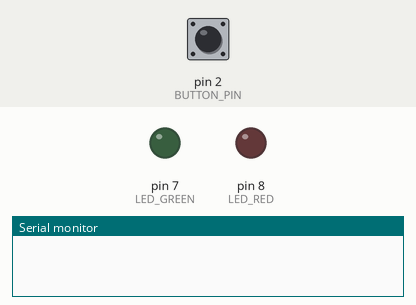
Recording of a program running on a simulated Arduino Mega 2560, built with avr-gcc and run on an emulated ATmega2560. Parts: output pins drawn as LEDs (lit = HIGH), the last lines printed to the serial monitor. Dashed ring = blinking. The inputs (shaded band) are chosen by the test bench; at power-on: pin 2 (BUTTON_PIN) HIGH.

Above: at 1.2 s.
1.3 s: pin 2 (BUTTON_PIN) pulled LOW for 0.15 s
At 2.0 s:
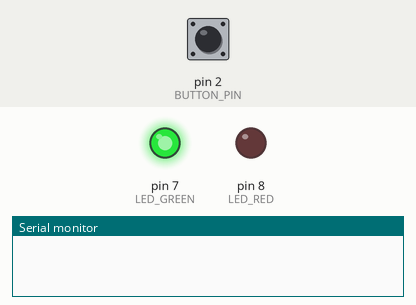
4.1 s: pin 2 (BUTTON_PIN) pulled LOW for 1 s
At 5.33 s:
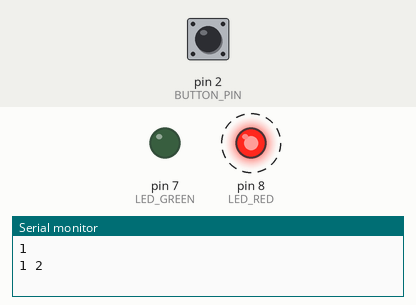
7.1 s: pin 2 (BUTTON_PIN) pulsed LOW 5 times (0.12 s each, 0.3 s apart)
At 9.17 s:
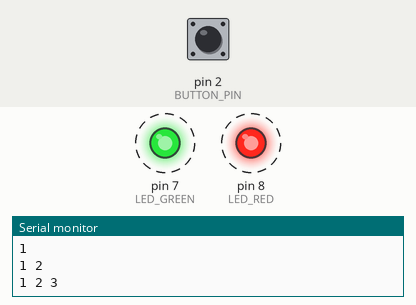
10.5 s: pin 2 (BUTTON_PIN) driven LOW
At 10.95 s:
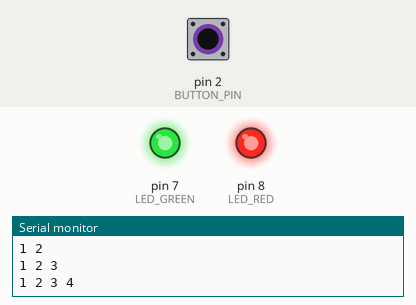
Timing chart, 0 to 14.5 s (numbered marks = the images above; inputs shaded):
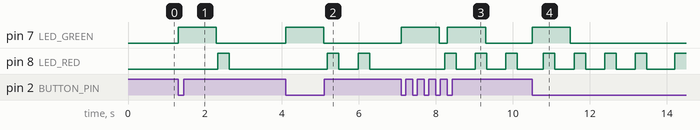

Measured:
- after the input at 1.3 s, pin 7 (LED_GREEN): LOW → HIGH at once, → LOW 0.99 s later; pin 8 (LED_RED): LOW → HIGH after 1.0 s, → LOW 0.30 s later
- after the input at 4.1 s, pin 7 (LED_GREEN): LOW → HIGH at once, → LOW 0.99 s later; pin 8 (LED_RED): alternates HIGH for 0.30 s and LOW for 0.50 s, starting after 1.1 s
- after the input at 7.1 s, pin 7 (LED_GREEN): alternates HIGH for 0.99 s and LOW for 0.21 s, starting at once; pin 8 (LED_RED): alternates HIGH for 0.30 s and LOW for 0.50 s, starting after 1.1 s
- after the input at 10.5 s, pin 7 (LED_GREEN): LOW → HIGH at once, → LOW 0.99 s later

The program:

main.cpp
```cpp
#include <Arduino.h>
#include <Arduino_FreeRTOS.h>
#include "semphr.h"
#include "tasks/task_button_led.h"
#include "tasks/task_sync.h"
#include "tasks/task_async.h"

SemaphoreHandle_t xButtonSemaphore;
QueueHandle_t xBufferQueue;

void setup() {
    Serial.begin(115200);

    xButtonSemaphore = xSemaphoreCreateBinary();
    xBufferQueue = xQueueCreate(20, sizeof(uint8_t));

    xTaskCreate(taskButtonLed, "ButtonLed", 128, NULL, 2, NULL);
    xTaskCreate(taskSync, "Sync", 256, NULL, 2, NULL);
    xTaskCreate(taskAsync, "Async", 256, NULL, 1, NULL);
}

void loop() {
    // FreeRTOS takes control
}
```

ed_button.cpp
```cpp
#include "ed_button.h"

Button::Button(int pin, unsigned long debounceDelay)
    : _pin(pin), _debounceDelay(debounceDelay) {}

void Button::begin() {
    pinMode(_pin, INPUT_PULLUP);
}

bool Button::isPressed() {
    bool reading = digitalRead(_pin);

    if (reading != _lastState) {
        _lastDebounceTime = millis();
    }

    _lastState = reading;
    return (reading == LOW) && (millis() - _lastDebounceTime > _debounceDelay);
}
```

ed_button.h
```cpp
#ifndef ED_BUTTON_H
#define ED_BUTTON_H

#include <Arduino.h>

class Button {
public:
    Button(int pin, unsigned long debounceDelay = 50);
    void begin();
    bool isPressed();

private:
    int _pin;
    unsigned long _debounceDelay;
    unsigned long _lastDebounceTime = 0;
    bool _lastState = HIGH;
};

#endif
```

ed_led.cpp
```cpp
#include "ed_led.h"

void ed_led_init(uint8_t pin) {
    pinMode(pin, OUTPUT);
    digitalWrite(pin, LOW);
}

void ed_led_on(uint8_t pin) {
    digitalWrite(pin, HIGH);
}

void ed_led_off(uint8_t pin) {
    digitalWrite(pin, LOW);
}

void ed_led_toggle(uint8_t pin) {
    digitalWrite(pin, !digitalRead(pin));
}
```

ed_led.h
```cpp
#ifndef ED_LED_H
#define ED_LED_H

#include <Arduino.h>

void ed_led_init(uint8_t pin);
void ed_led_on(uint8_t pin);
void ed_led_off(uint8_t pin);
void ed_led_toggle(uint8_t pin);

#endif
```

task_async.cpp
```cpp
#include "task_async.h"

void taskAsync(void *pvParameters) {
    uint8_t val;

    for (;;) {
        // Read the buffer every 200 ms
        if (xQueueReceive(xBufferQueue, &val, 0) == pdTRUE) {
            do {
                if (val == 0) {
                    Serial.println(); // New line after sequence
                    break;
                }

                Serial.print(val);
                Serial.print(" ");
            } while (xQueueReceive(xBufferQueue, &val, 0) == pdTRUE);
        }

        vTaskDelay(pdMS_TO_TICKS(200));
    }
}
```

task_async.h
```cpp
#ifndef TASK_ASYNC_H
#define TASK_ASYNC_H

#include <Arduino.h>
#include <Arduino_FreeRTOS.h>
#include "semphr.h"

extern QueueHandle_t xBufferQueue;

void taskAsync(void *pvParameters);

#endif
```

task_button_led.cpp
```cpp
#include "task_button_led.h"

void taskButtonLed(void *pvParameters) {
    pinMode(BUTTON_PIN, INPUT_PULLUP);
    pinMode(LED_GREEN, OUTPUT);

    for (;;) {
        // Check if the button is pressed
        if (digitalRead(BUTTON_PIN) == LOW) {
            digitalWrite(LED_GREEN, HIGH);
            vTaskDelay(pdMS_TO_TICKS(1000));
            digitalWrite(LED_GREEN, LOW);

            // Give the semaphore once
            xSemaphoreGive(xButtonSemaphore);

            // Wait for the button to be released to prevent multiple semaphore signals
            while (digitalRead(BUTTON_PIN) == LOW) {
                vTaskDelay(pdMS_TO_TICKS(10));
            }
        }

        vTaskDelay(pdMS_TO_TICKS(10)); // Task recurrence
    }
}
```

task_button_led.h
```cpp
#ifndef TASK_BUTTON_LED_H
#define TASK_BUTTON_LED_H

#include <Arduino.h>
#include <Arduino_FreeRTOS.h>
#include "semphr.h"

extern SemaphoreHandle_t xButtonSemaphore;

#define BUTTON_PIN 2
#define LED_GREEN 7

void taskButtonLed(void *pvParameters);

#endif
```

task_sync.cpp
```cpp
#include "task_sync.h"

void taskSync(void *pvParameters) {
    static uint8_t N = 0;

    pinMode(LED_RED, OUTPUT);

    for (;;) {
        // Wait for the semaphore from the button task
        if (xSemaphoreTake(xButtonSemaphore, portMAX_DELAY) == pdTRUE) {
            N++; // Increment N on button press

            // Send the sequence 1..N to the buffer immediately
            for (uint8_t i = 1; i <= N; i++) {
                xQueueSendToBack(xBufferQueue, &i, portMAX_DELAY);
                vTaskDelay(pdMS_TO_TICKS(50));
            }

            // Send 0 as the sequence end marker
            uint8_t endMarker = 0;
            xQueueSendToBack(xBufferQueue, &endMarker, portMAX_DELAY);

            // Blink the red LED N times
            for (uint8_t i = 0; i < N; i++) {
                digitalWrite(LED_RED, HIGH);
                vTaskDelay(pdMS_TO_TICKS(300));

                digitalWrite(LED_RED, LOW);
                vTaskDelay(pdMS_TO_TICKS(500));
            }

            digitalWrite(LED_RED, LOW);
        }
    }
}
```

task_sync.h
```cpp
#ifndef TASK_SYNC_H
#define TASK_SYNC_H

#include <Arduino.h>
#include <Arduino_FreeRTOS.h>
#include "semphr.h"

extern SemaphoreHandle_t xButtonSemaphore;
extern QueueHandle_t xBufferQueue;

#define LED_RED 8

void taskSync(void *pvParameters);

#endif
```
